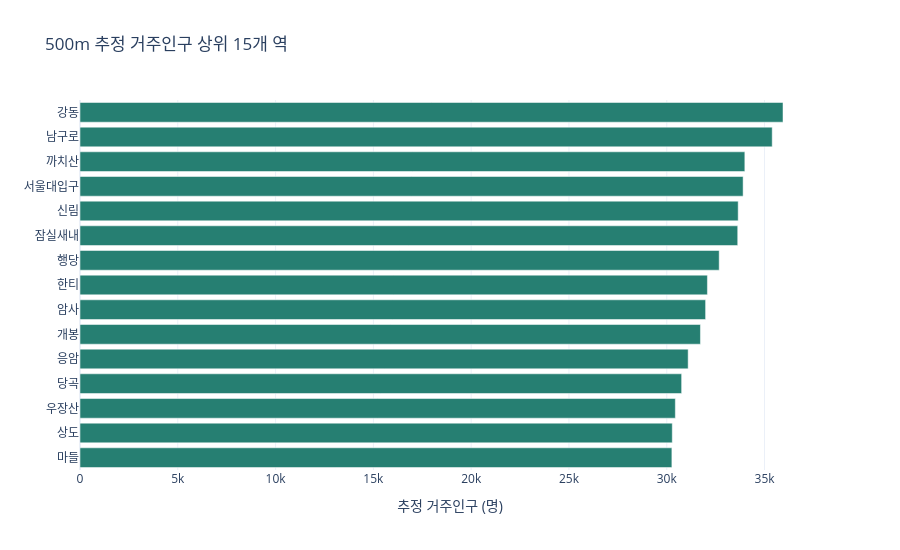
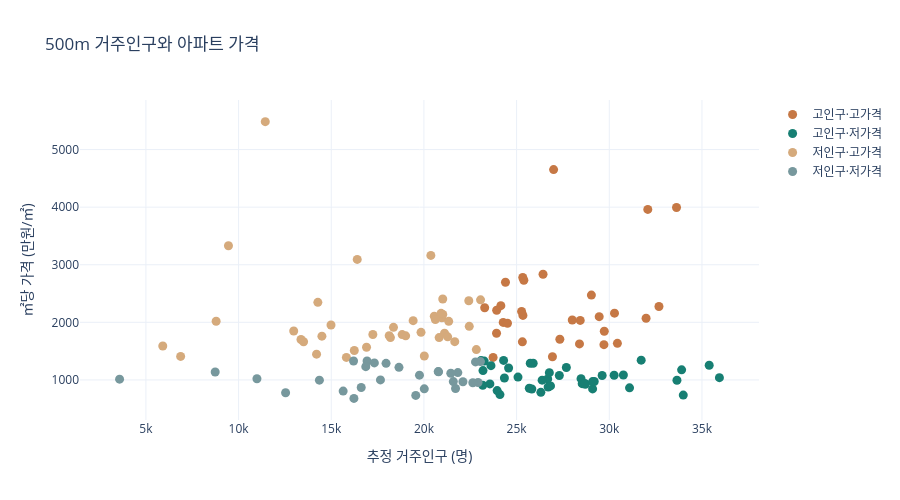

Notebook source saved alongside these figures, in order:
### Markdown cell above
## 5. 비공간 시각화: 인구 순위와 인구–가격 관계

### Code cell
top=population_valid.nlargest(15,'population').sort_values('population')
fig=go.Figure(go.Bar(x=top.population,y=top.station,orientation='h',marker_color='#267f72'))
fig.update_layout(title='500m 추정 거주인구 상위 15개 역',xaxis_title='추정 거주인구 (명)',template='plotly_white',height=550)
show_plot(fig)

fig=go.Figure()
colors={'고인구·고가격':'#c67845','고인구·저가격':'#177f73','저인구·고가격':'#d5aa7c','저인구·저가격':'#77989d'}
for category,group in valid.groupby('quadrant'):
    fig.add_trace(go.Scatter(x=group.population,y=group.price_median,text=group.station,mode='markers',name=category,marker=dict(color=colors[category],size=9),hovertemplate='%{text}<br>%{x:,.0f}명<br>%{y:,.0f}만원/㎡<extra></extra>'))
fig.update_layout(title='500m 거주인구와 아파트 가격',xaxis_title='추정 거주인구 (명)',yaxis_title='㎡당 가격 (만원/㎡)',template='plotly_white',height=500)
show_plot(fig)
display(pd.Series(summary['correlations'],name='상관계수 또는 표본 수'))

### Figure 1 — Plotly figure (JSON) as saved in the notebook; plotly's stock layout.template omitted (floating-point values rounded to 4 significant figures)
{"data": [{"marker": {"color": "#267f72"}, "orientation": "h", "type": "bar", "x": [30260.0, 30280.0, 30440.0, 30760.0, 31090.0, 31720.0, 31990.0, 32080.0, 32680.0, 33630.0, 33650.0, 33900.0, 33990.0, 35390.0, 35940.0], "y": ["마들", "상도", "우장산", "당곡", "응암", "개봉", "암사", "한티", "행당", "잠실새내", "신림", "서울대입구", "까치산", "남구로", "강동"]}], "layout": {"height": 550, "title": {"text": "500m 추정 거주인구 상위 15개 역"}, "xaxis": {"title": {"text": "추정 거주인구 (명)"}}}}

### Figure 2 — Plotly figure (JSON) as saved in the notebook; plotly's stock layout.template omitted (floating-point values rounded to 4 significant figures)
{"data": [{"hovertemplate": "%{text}<br>%{x:,.0f}명<br>%{y:,.0f}만원/㎡<extra></extra>", "marker": {"color": "#c67845", "size": 9}, "mode": "markers", "name": "고인구·고가격", "text": ["거여", "공덕", "광흥창", "금호", "남성", "마천", "명일", "봉천", "사평", "삼전", "상도", "상봉", "상왕십리", "석촌", "송파나루", "숭실대입구", "신금호", "신대방삼거리", "신정네거리", "신풍", "아현", "암사", "애오개", "우장산", "이대", "잠실새내", "증미", "한티", "행당", "화곡"], "type": "scatter", "x": [25340.0, 24150.0, 23930.0, 26430.0, 24280.0, 23280.0, 28000.0, 28390.0, 27000.0, 29730.0, 30280.0, 26930.0, 29460.0, 24510.0, 25310.0, 23920.0, 25390.0, 29710.0, 28430.0, 25270.0, 24400.0, 31990.0, 25330.0, 30440.0, 29040.0, 33630.0, 23730.0, 32080.0, 32680.0, 27330.0], "y": [2120.0, 2290.0, 2210.0, 2835.0, 1999.0, 2254.0, 2041.0, 1625.0, 4652.0, 1845.0, 2159.0, 1402.0, 2099.0, 1984.0, 1661.0, 1811.0, 2730.0, 1612.0, 2034.0, 2189.0, 2696.0, 2070.0, 2778.0, 1635.0, 2473.0, 3994.0, 1391.0, 3960.0, 2275.0, 1706.0]}, {"hovertemplate": "%{text}<br>%{x:,.0f}명<br>%{y:,.0f}만원/㎡<extra></extra>", "marker": {"color": "#177f73", "size": 9}, "mode": "markers", "name": "고인구·저가격", "text": ["가오리", "강동", "개봉", "공릉", "구산", "굽은다리", "길동", "길음", "까치산", "낙성대", "남구로", "당곡", "대림", "등촌", "마들", "망우", "먹골", "면목", "보문", "사가정", "삼양", "삼양사거리", "상계", "서울대벤처타운", "서울대입구", "서원", "솔샘", "수유", "신대방", "신림", "신정", "쌍문", "역촌", "연신내", "염창", "응암", "정릉", "중랑", "창신", "화계", "회기"], "type": "scatter", "x": [26310.0, 35940.0, 31720.0, 23560.0, 28480.0, 29620.0, 28540.0, 25890.0, 33990.0, 25080.0, 35390.0, 30760.0, 28710.0, 25740.0, 30260.0, 26680.0, 26700.0, 28690.0, 23250.0, 26830.0, 23170.0, 23190.0, 29100.0, 24340.0, 33900.0, 27310.0, 29190.0, 24100.0, 26770.0, 33650.0, 25690.0, 25820.0, 26380.0, 24300.0, 23080.0, 31090.0, 29100.0, 23950.0, 23620.0, 24570.0, 27680.0], "y": [783.9, 1039.0, 1343.0, 930.3, 1022.0, 1078.0, 935.5, 1290.0, 737.0, 1049.0, 1256.0, 1086.0, 923.2, 1289.0, 1081.0, 1017.0, 877.1, 937.4, 1327.0, 896.6, 907.0, 1162.0, 844.0, 1034.0, 1175.0, 1077.0, 971.8, 746.0, 1127.0, 994.3, 855.9, 842.0, 995.8, 1339.0, 1336.0, 862.8, 970.6, 814.5, 1247.0, 1208.0, 1216.0]}, {"hovertemplate": "%{text}<br>%{x:,.0f}명<br>%{y:,.0f}만원/㎡<extra></extra>", "marker": {"color": "#d5aa7c", "size": 9}, "mode": "markers", "name": "저인구·고가격", "text": ["가좌", "강남구청", "강동구청", "경찰병원", "구의", "남부터미널", "내방", "논현", "대흥", "뚝섬", "마장", "마포", "목동", "문래", "미아사거리", "방이", "보라매", "사당", "서강대", "선정릉", "성수", "신논현", "신사", "압구정", "약수", "언주", "영등포", "영등포구청", "영등포시장", "왕십리", "을지로4가", "이수", "장승배기", "천호", "청구", "청량리", "충무로", "태릉입구", "한성대입구", "합정", "효창공원앞"], "type": "scatter", "x": [19010.0, 16400.0, 19840.0, 23060.0, 21110.0, 14210.0, 18190.0, 14990.0, 22420.0, 14280.0, 17240.0, 21660.0, 20370.0, 16900.0, 20560.0, 19420.0, 21280.0, 18130.0, 18360.0, 12970.0, 8789.0, 13510.0, 9454.0, 11440.0, 20970.0, 13370.0, 16240.0, 20820.0, 21340.0, 18830.0, 5910.0, 21020.0, 20930.0, 22830.0, 22450.0, 20620.0, 6874.0, 20020.0, 15820.0, 14500.0, 21020.0], "y": [1765.0, 3092.0, 1827.0, 2391.0, 1810.0, 1447.0, 1734.0, 1953.0, 2375.0, 2347.0, 1789.0, 1664.0, 3162.0, 1567.0, 2106.0, 2029.0, 1748.0, 1768.0, 1913.0, 1849.0, 2019.0, 1663.0, 3331.0, 5485.0, 2079.0, 1702.0, 1511.0, 1734.0, 2018.0, 1788.0, 1590.0, 2138.0, 2156.0, 1527.0, 1930.0, 2048.0, 1409.0, 1416.0, 1391.0, 1760.0, 2405.0]}, {"hovertemplate": "%{text}<br>%{x:,.0f}명<br>%{y:,.0f}만원/㎡<extra></extra>", "marker": {"color": "#77989d", "size": 9}, "mode": "markers", "name": "저인구·저가격", "text": ["공항시장", "구로디지털단지", "도봉", "돌곶이", "동묘앞", "망원", "미아", "방학", "북한산보국문", "불광", "새절", "성신여대입구", "솔밭공원", "송정", "신당", "신방화", "신설동", "신촌 · 2호선", "아차산", "안국", "제기동", "중곡", "중화", "증산", "충정로", "학동", "홍대입구", "홍제", "화랑대"], "type": "scatter", "x": [16930.0, 23050.0, 16220.0, 14360.0, 16860.0, 22110.0, 19560.0, 21710.0, 20790.0, 21830.0, 18650.0, 20770.0, 12540.0, 16200.0, 17650.0, 22780.0, 15640.0, 16620.0, 22920.0, 3579.0, 17330.0, 22640.0, 21590.0, 20020.0, 17960.0, 8738.0, 10990.0, 19760.0, 21450.0], "y": [1328.0, 1318.0, 679.7, 996.5, 1231.0, 968.8, 731.2, 852.0, 1140.0, 1127.0, 1218.0, 1145.0, 777.1, 1328.0, 1001.0, 1313.0, 805.9, 867.9, 954.9, 1014.0, 1295.0, 950.7, 971.0, 844.7, 1288.0, 1138.0, 1021.0, 1082.0, 1115.0]}], "layout": {"height": 500, "title": {"text": "500m 거주인구와 아파트 가격"}, "xaxis": {"title": {"text": "추정 거주인구 (명)"}}, "yaxis": {"title": {"text": "㎡당 가격 (만원/㎡)"}}}}
